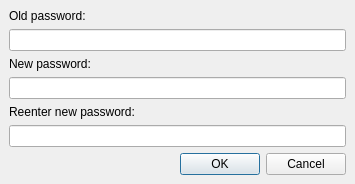
<ui version="4.0" >
 <class>CChangePasswordDialog</class>
 <widget class="QDialog" name="CChangePasswordDialog" >
  <property name="geometry" >
   <rect>
    <x>0</x>
    <y>0</y>
    <width>355</width>
    <height>184</height>
   </rect>
  </property>
  <property name="windowTitle" >
   <string>Change Password (User '%1')</string>
  </property>
  <layout class="QVBoxLayout" >
   <property name="margin" >
    <number>9</number>
   </property>
   <property name="spacing" >
    <number>6</number>
   </property>
   <item>
    <widget class="QLabel" name="label" >
     <property name="text" >
      <string>Old password:</string>
     </property>
    </widget>
   </item>
   <item>
    <widget class="QLineEdit" name="OldPasswordEdit" >
     <property name="echoMode" >
      <enum>QLineEdit::Password</enum>
     </property>
    </widget>
   </item>
   <item>
    <widget class="QLabel" name="label_2" >
     <property name="text" >
      <string>New password:</string>
     </property>
    </widget>
   </item>
   <item>
    <widget class="QLineEdit" name="NewPasswordEdit" >
     <property name="echoMode" >
      <enum>QLineEdit::Password</enum>
     </property>
    </widget>
   </item>
   <item>
    <widget class="QLabel" name="label_3" >
     <property name="text" >
      <string>Reenter new password:</string>
     </property>
    </widget>
   </item>
   <item>
    <widget class="QLineEdit" name="ConfirmPasswordEdit" >
     <property name="echoMode" >
      <enum>QLineEdit::Password</enum>
     </property>
    </widget>
   </item>
   <item>
    <widget class="QDialogButtonBox" name="ButtonBox" >
     <property name="orientation" >
      <enum>Qt::Horizontal</enum>
     </property>
     <property name="standardButtons" >
      <set>QDialogButtonBox::Cancel|QDialogButtonBox::NoButton|QDialogButtonBox::Ok</set>
     </property>
    </widget>
   </item>
  </layout>
 </widget>
 <resources/>
 <connections>
  <connection>
   <sender>ButtonBox</sender>
   <signal>rejected()</signal>
   <receiver>CChangePasswordDialog</receiver>
   <slot>reject()</slot>
   <hints>
    <hint type="sourcelabel" >
     <x>316</x>
     <y>260</y>
    </hint>
    <hint type="destinationlabel" >
     <x>286</x>
     <y>274</y>
    </hint>
   </hints>
  </connection>
 </connections>
</ui>
